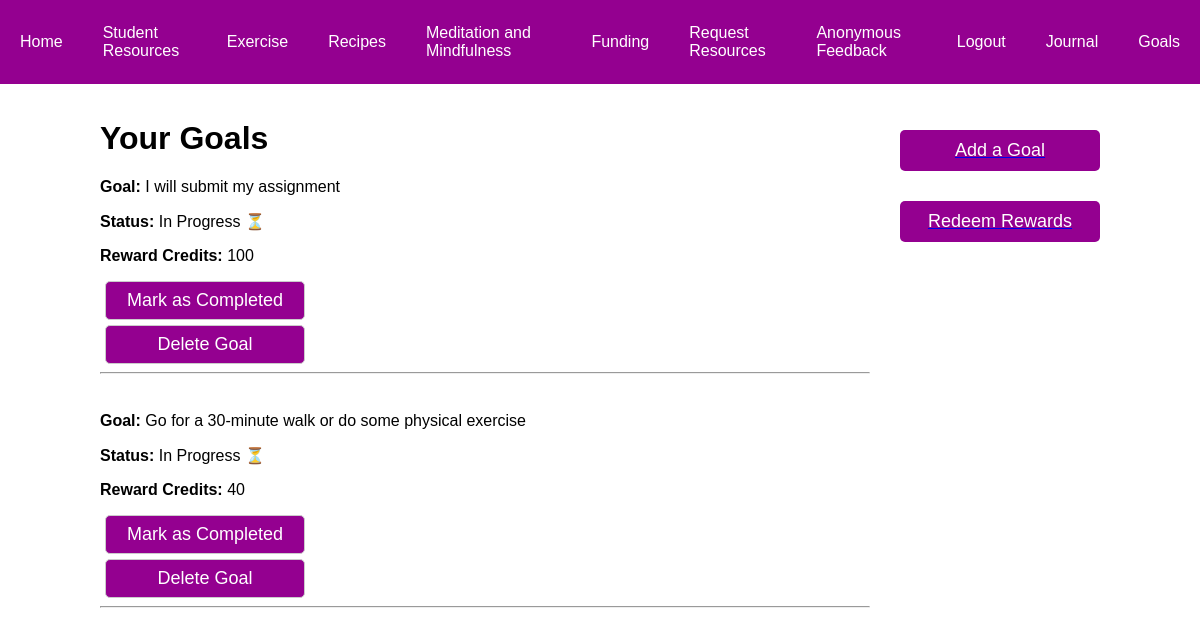
Page /goals.php (signed in) on the committed database.
### tables this page shows
CREATE TABLE IF NOT EXISTS `goals` (
  `goal_id` int NOT NULL AUTO_INCREMENT,
  `user_id` int NOT NULL,
  `goal` varchar(255) NOT NULL,
  `is_completed` tinyint(1) DEFAULT '0',
  `reward_credits` int NOT NULL,
  PRIMARY KEY (`goal_id`),
  KEY `user_id` (`user_id`)
);

### goals.php (the view, shortened to what this page needs)
<?php
$host = 'localhost';
$dbname = 'fyp';
$username = 'root';
$password = '';
try {
    $pdo = new PDO("mysql:host=$host;dbname=$dbname", $username, $password);
    $pdo->setAttribute(PDO::ATTR_ERRMODE, PDO::ERRMODE_EXCEPTION);
} catch (PDOException $e) {
    die("Connection failed: " . $e->getMessage());
}
$user_id = $_SESSION['user_id'];
$stmt = $pdo->prepare("SELECT goal_id, goal, is_completed, reward_credits FROM goals WHERE user_id = ?");
$stmt->execute([$user_id]);
$goals = $stmt->fetchAll();
?>
<!DOCTYPE html>
<html lang="en">
<head>
    <link rel="stylesheet" href="css/styles.css">
</head>
<body>
    <nav>
        <ul>
            <li><a href="index.php">Home</a></li>
            <li><a href="year-resources.php">Student Resources</a></li>
            <li><a href="exercise.php">Exercise</a></li>
            <li><a href="nutrition.php">Recipes</a></li>
            <li><a href="meditation-mindfulness.php">Meditation and Mindfulness</a></li>
            <li><a href="funding.php">Funding</a></li>
            <li><a href="questionnaire.php">Request Resources</a></li>
            <li><a href="anonymous-feedback.php">Anonymous Feedback</a></li>
            <?php if (isset($_SESSION['user_id'])): ?>
                <li><a href="logout.php">Logout</a></li>
                <li><a href="journal.php">Journal</a></li>
                <li><a href="goals.php">Goals</a></li>
            <?php else: ?>
                <li><a href="login.php">Login</a></li>
            <?php endif; ?>
        </ul>
    </nav>
    <div class="goals-container">
    <div class="goals-left">
        <h1 class="goals-header">Your Goals</h1>
        <?php if ($goals): ?>
            <ul class="goals-list">
                <?php foreach ($goals as $goal): ?>
                    <li>
                        <p><strong>Goal:</strong> <?= htmlspecialchars($goal['goal']) ?></p>
                        <p><strong>Status:</strong> <?= $goal['is_completed'] ? "Completed ✅" : "In Progress ⏳" ?></p>
                        <p><strong>Reward Credits:</strong> <?= htmlspecialchars($goal['reward_credits']) ?></p>
                        <form method="POST" onsubmit="return confirmAction(this.querySelector('button:focus'))">
                            <button type="submit" name="action" value="complete" class="complete-btn">Mark as Completed</button>
                            <button type="submit" name="action" value="delete" class="delete-btn">Delete Goal</button>
                        </form>
                        <hr>
                    </li>
                <?php endforeach; ?>
            </ul>
        <?php else: ?>
            <p>No goals found. <a href="goals-add.php">Add a new goal</a>.</p>
        <?php endif; ?>
    </div>
    <div class="goals-right">
        <a href="goals-add.php"><button class="add-goal-btn">Add a Goal</button></a>
        <a href="goals-redeem.php"><button class="redeem-rewards-btn">Redeem Rewards</button></a>
    </div>
</div>
</body>
</html>

### css/styles.css (style rules this page uses)
body { font-family: Arial, sans-serif; margin: 0; padding: 0; box-sizing: border-box; }
nav { background-color: #940090; display: flex; justify-content: center; align-items: center; padding: 10px 0; position: fixed; top: 0; width: 100%; z-index: 1000; }
nav ul { list-style-type: none; margin: 0; padding: 0; display: flex; }
nav ul li { display: flex; align-items: center; }
nav ul li a { color: #fff; padding: 14px 20px; text-decoration: none; display: block; font-size: 16px; transition: background-color 0.3s ease; }
button { padding: 12px 20px; background-color: #940090; color: white; font-size: 18px; border: none; border-radius: 5px; cursor: pointer; width: 100%; transition: background-color 0.3s ease; }
.goals-header { margin-top: 100px; }
.goals-container { display: flex; justify-content: space-between; gap: 30px; margin: 0 auto; max-width: 1000px; padding: 20px; }
.goals-left { flex: 1; }
.goals-right { margin-top: 100px; display: flex; flex-direction: column; justify-content: flex-start; gap: 10px; width: 200px; }
.goals-list { list-style-type: none; padding: 0; }
.goals-list li { margin-bottom: 20px; padding-bottom: 10px; }
.add-goal-btn, .redeem-rewards-btn { padding: 10px 20px; margin: 10px 0; background-color: #940090; color: white; border: none; cursor: pointer; width: 100%; }
.complete-btn, .delete-btn { margin: 5px; padding: 8px 16px; background-color: #940090; border: 1px solid #ccc; cursor: pointer; width: 200px; text-align: center; }
button { background-color: #940090; color: white; border: none; padding: 0.75rem 1.5rem; border-radius: 5px; cursor: pointer; transition: background 0.3s; display: block; margin: 1rem auto; }

### rows in the picture
goals: goal "I will submit my assignment", is_completed "In Progress ⏳", reward_credits "100"
goals: goal "Go for a 30-minute walk or do some physical exercise", is_completed "In Progress ⏳", reward_credits "40"
